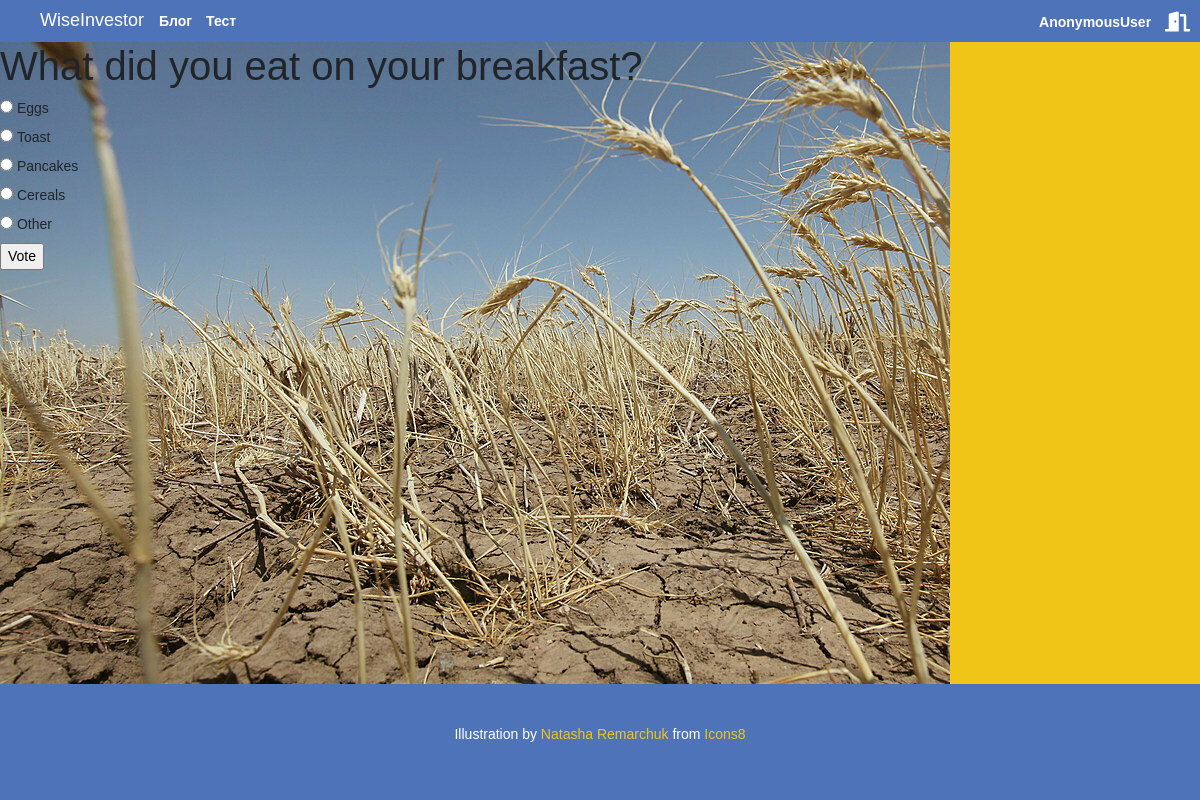
The app's page /polls/2/ with its own data.
### polls/models.py (models this page shows, shortened)
class Question(models.Model):
    question_text = models.CharField(max_length=200)
    pub_date = models.DateTimeField('date published')
    def was_published_recently(self):
        now = timezone.now()
        return now - datetime.timedelta(days=1) <= self.pub_date <= now
    was_published_recently.admin_order_field = 'pub_date'
    was_published_recently.boolean = True
    was_published_recently.short_description = 'Published recently?'

class Choice(models.Model):
    question = models.ForeignKey(Question, on_delete=models.CASCADE)
    choice_text = models.CharField(max_length=200)
    votes = models.IntegerField(default=0)

### polls/views.py (the view)
# urls.py: path('<int:pk>/', views.DetailView.as_view(), name='detail'),
class DetailView(generic.DetailView):
    model = Question
    template_name = 'polls/detail.html'
    def get_queryset(self):
        return Question.objects.filter(pub_date__lte=timezone.now())

### polls/templates/polls/detail.html (shortened to what this page needs)
{% extends 'layout.html' %}
{% load static %}
{% block links%}<link rel="stylesheet" type="text/css" href="{% static 'polls/css/main_polls.css' %}">{%endblock%}
{%block content %}
    <h1>{{ question.question_text }}</h1>
    <form action="{% url 'polls:vote' question.id %}" method="post">
    {% for choice in question.choice_set.all %}
        <input type="radio" name="choice" id="choice{{ forloop.counter }}" value="{{ choice.id }}">
        <label for="choice{{ forloop.counter }}">{{ choice.choice_text }}</label><br>
    {% endfor %}
    <input type="submit" value="Vote">
    </form>
{%endblock%}

### mysite/static/common_main.css (style rules this page uses)
body { height: 100%; display: table; width: 100%; font-family: "Arial", sans-serif; font-size: 14px; }
html { height: 100%; }

### mysite/static/colors.css (style rules this page uses)
:root { --YELLOW: #f1c517; --BLUE: #4e73b8; --RED: #eb472c; --BROWN: #382d15; --WHITE: #ffffff; }

### polls/static/polls/css/main_polls.css (style rules this page uses)
body { background: url("../images/test/background.jpg") no-repeat; }

### records on screen
Question: question_text "What did you eat on your breakfast?"
Choice: choice_text "Eggs"
Choice: choice_text "Toast"
Choice: choice_text "Pancakes"
Choice: choice_text "Cereals"
Choice: choice_text "Other"

### other values on screen
{{ request.user }} "AnonymousUser"
